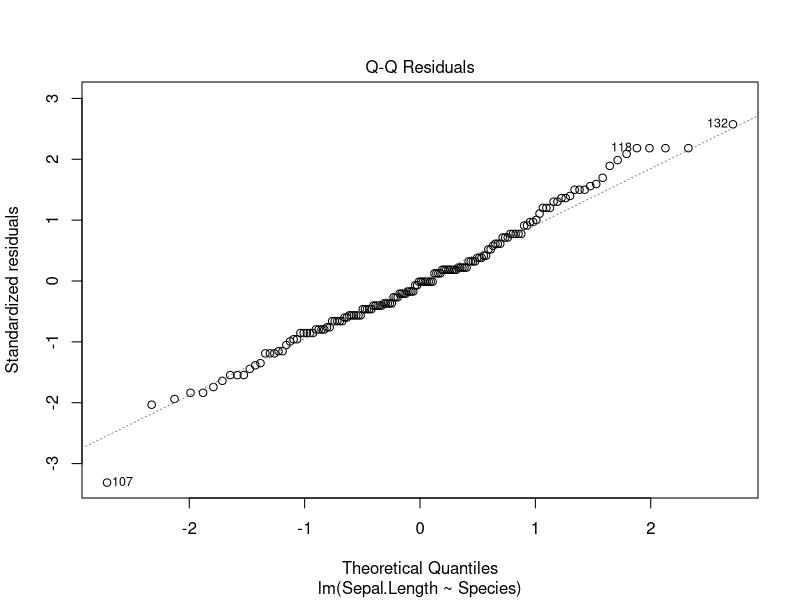
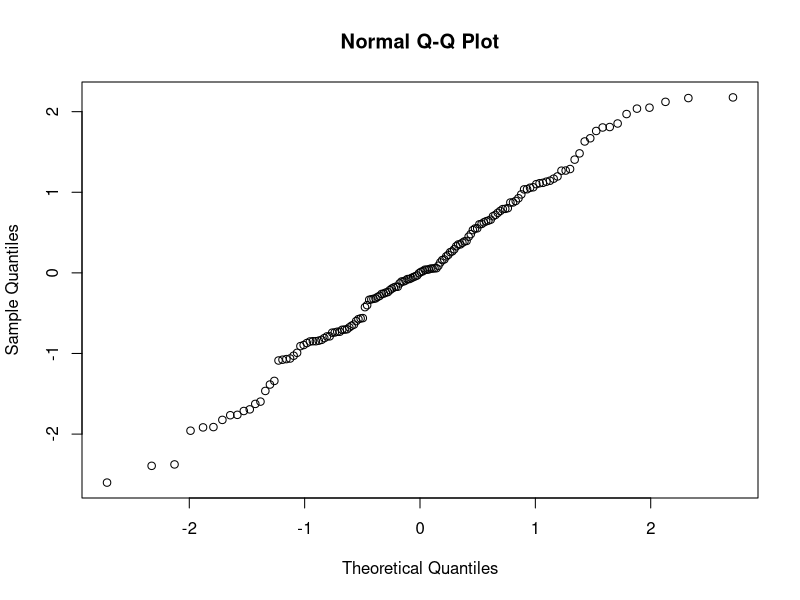
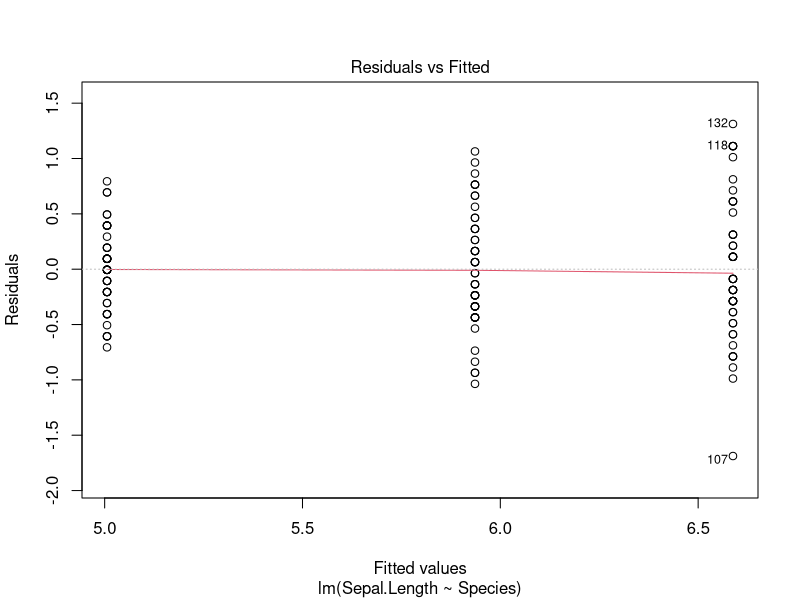
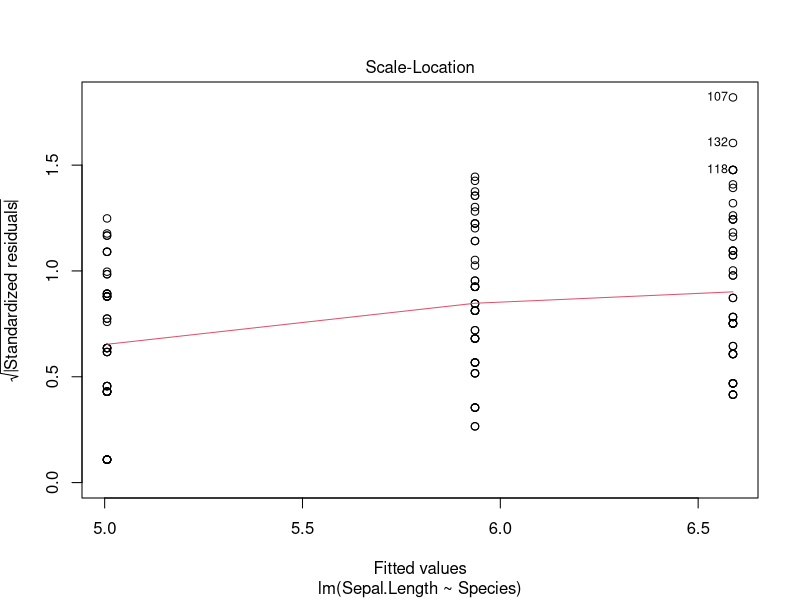
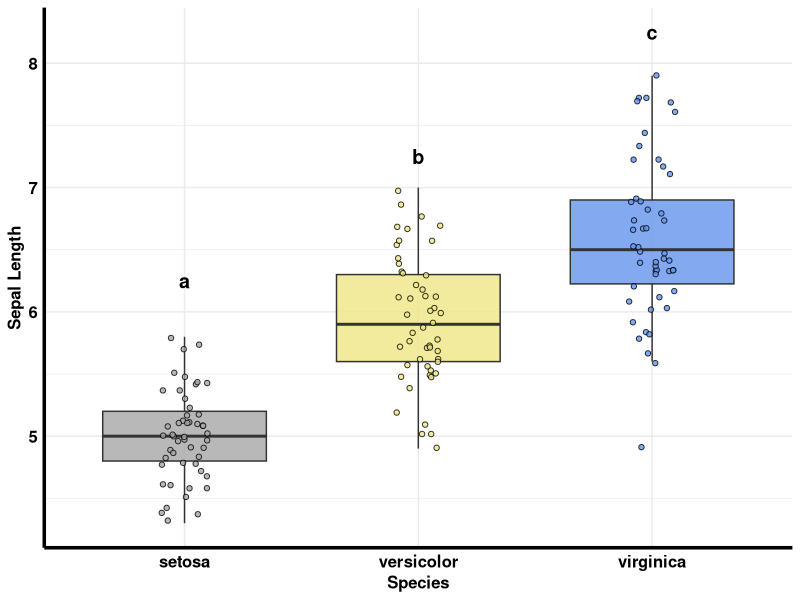
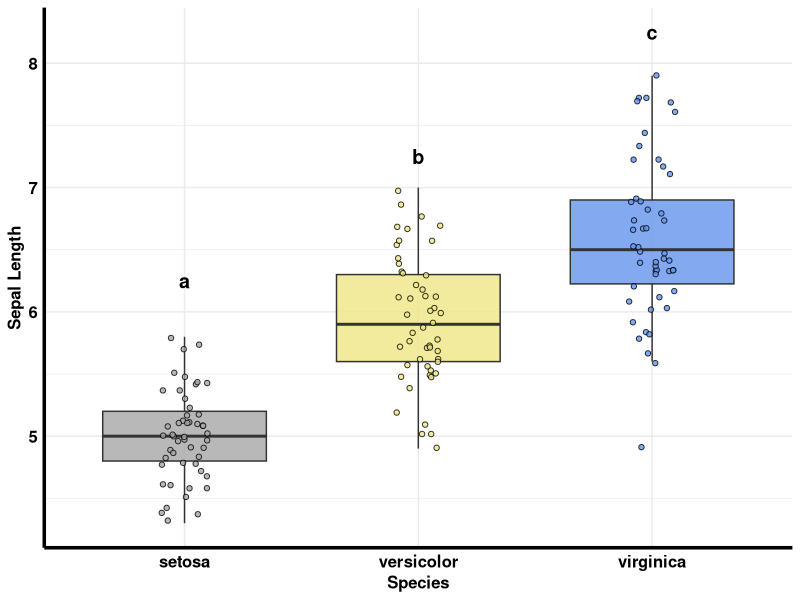

These figures' R source, in order:
## ---- chunk 1
knitr::opts_chunk$set(echo = TRUE)
## ---- chunk 2
library(emmeans) #three new packages you might need to install them 
library(multcomp)
library(multcompView)

library(ggplot2) 
library(tidyr)
library(dplyr)
library(readr)
library(readxl)
library(stringr)
library(RColorBrewer)
library(viridis)
library(svglite)
library(cowplot)
## ---- chunk 3
head(iris)
str(iris)
## ---- chunk 4
str(iris)
## ---- chunk 5
model_sepal.length <- lm(Sepal.Length ~ Species, data = iris) #don't forget to specify which data using data = argument
## ---- chunk 6
plot(model_sepal.length, which = 2)
## ---- chunk 7
rnorm(mean = 0, sd = 1, n = nrow(iris)) %>% qqnorm() 
## ---- chunk 8
plot(model_sepal.length, which = c(1, 3))
## ---- chunk 9
anova(model_sepal.length)
## ---- chunk 10
estimate_sepal <- emmeans(model_sepal.length, pairwise ~ Species)
## ---- chunk 11
estimate_sepal$contrasts
## ---- chunk 12
cld(estimate_sepal$emmeans, Letters = letters)
## ---- chunk 13
#I'm going to use my wisteria palette
wisteria <- c("grey65", "burlywood3", "khaki2", "plum1", "lightcyan2", "cornflowerblue", "slateblue3")
## ---- chunk 14
iris %>% 
  ggplot(aes(x = Species, y = Sepal.Length)) +
  geom_boxplot(aes(fill = Species),            #You can make a box plot too!
               alpha = 0.8, width = 0.7,
               outlier.shape = NA) +           #you can turn off outlier dots, because all dots are shown by geom_point 
  geom_point(aes(fill = Species), 
             color = "black",
             shape = 21, 
             alpha = 0.8, 
             position = position_jitter(0.1, seed = 666)) +
  annotate(geom = "text",     #you can use the annotate funtion to add the letter grouping of cld
           label = c("a", "b", "c"),   
           x = c(1, 2, 3),             #you can also do this in PPT or illustrator or Inkscape 
           y = c(6.25, 7.25, 8.25),   
           size = 5, fontface = "bold") +
  scale_fill_manual(values = wisteria[c(1, 3, 6)]) +
  labs(x = "Species",
       y = "Sepal Length") +
  theme_minimal() +
  theme(legend.position = "none") +
  theme(axis.line = element_line(size = 1.2)) +
  theme(text = element_text(size = 12, color = "black", face = "bold")) +
  theme(axis.text = element_text(size = 12, color = "black", face = "bold"))

ggsave("plots/unit3_boxplot.png", width = 5, height =5)
